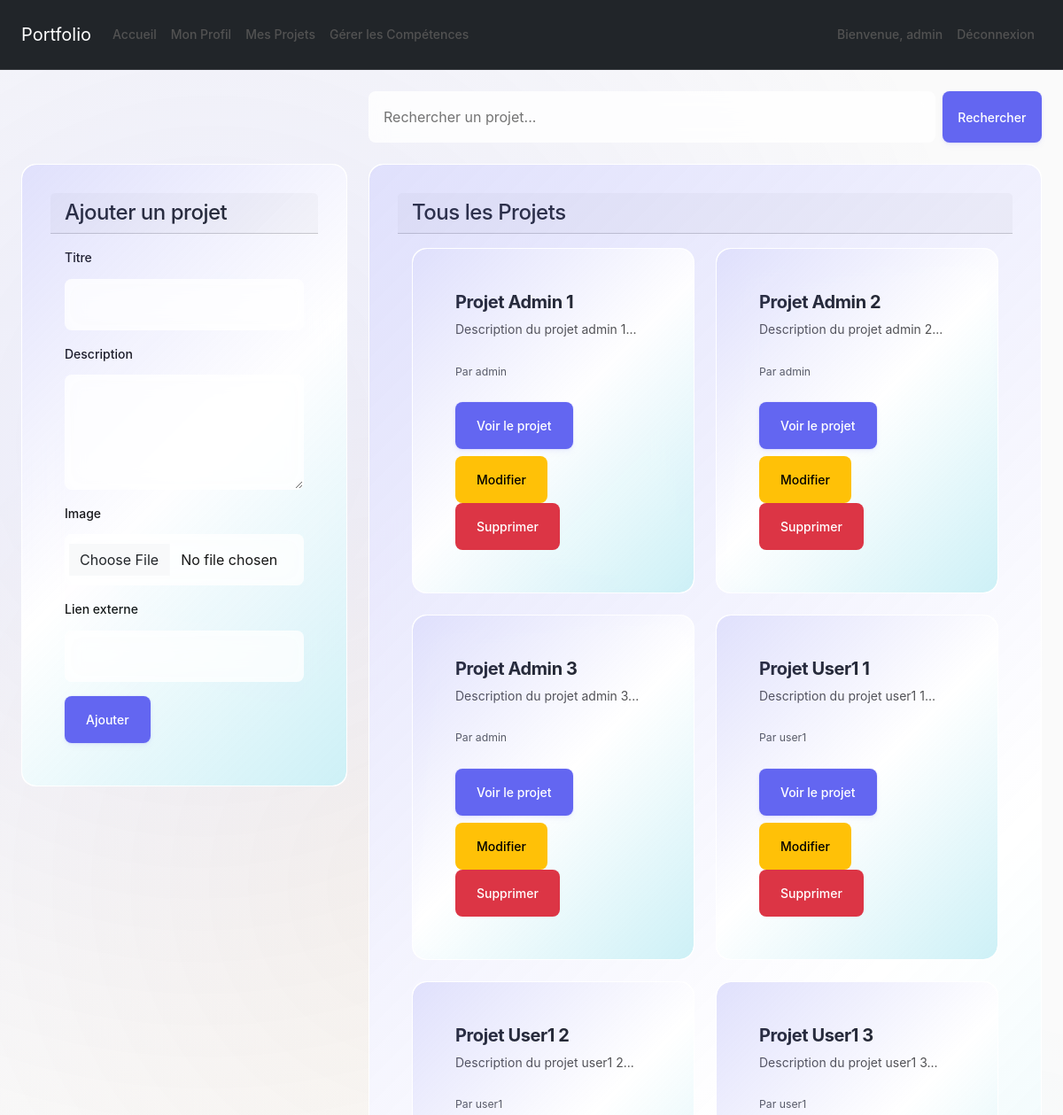
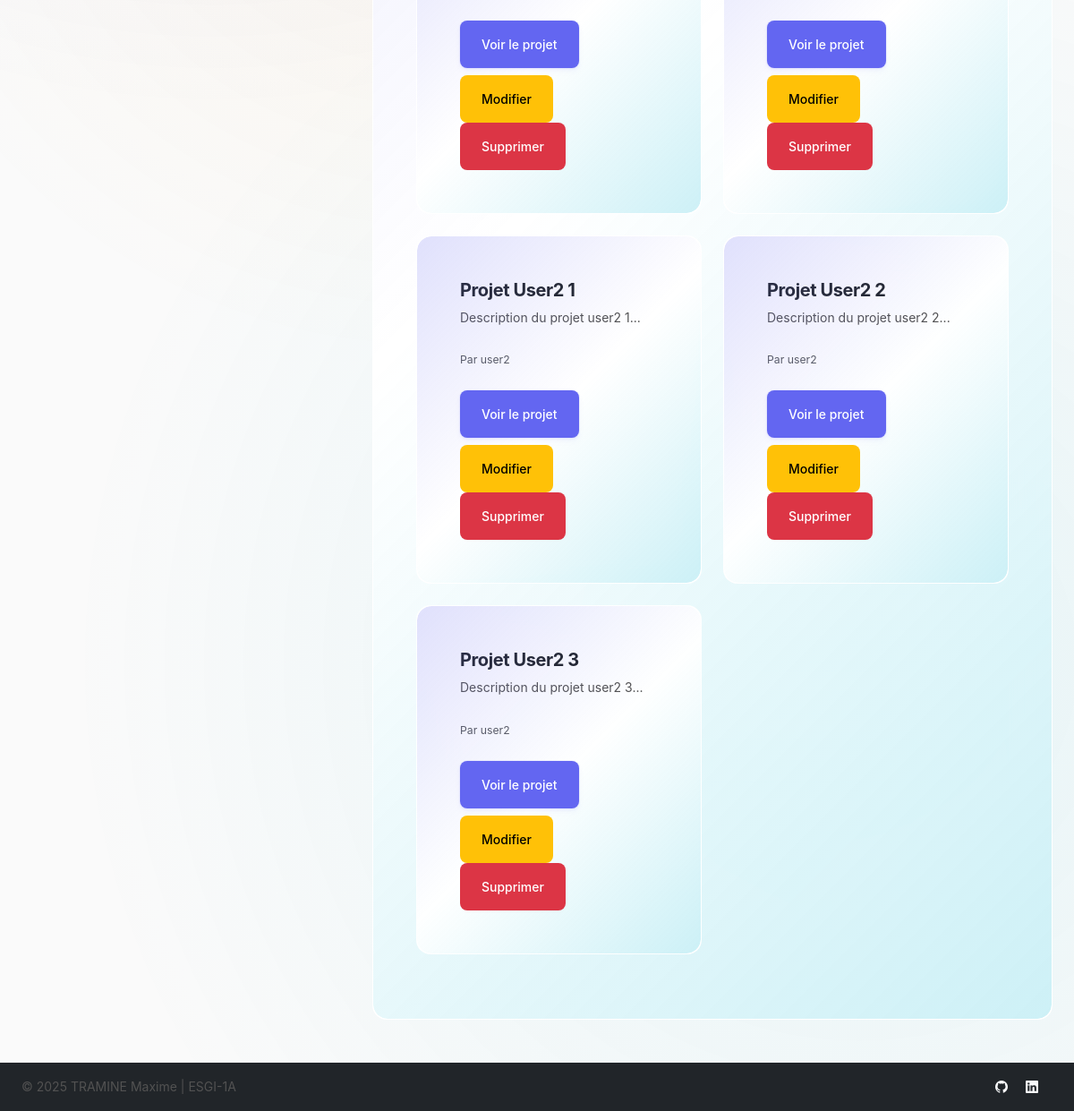
/projects.php (signed in), run on the app's committed database (2 pictures, top to bottom).
### tables this page shows
CREATE TABLE IF NOT EXISTS projects (
    id INT PRIMARY KEY AUTO_INCREMENT,
    user_id INT,
    title VARCHAR(100) NOT NULL,
    description TEXT,
    image_path VARCHAR(255),
    external_link VARCHAR(255),
    created_at TIMESTAMP DEFAULT CURRENT_TIMESTAMP,
    FOREIGN KEY (user_id) REFERENCES users(id) ON DELETE CASCADE
);

CREATE TABLE IF NOT EXISTS users (
    id INT PRIMARY KEY AUTO_INCREMENT,
    username VARCHAR(50) NOT NULL UNIQUE,
    email VARCHAR(100) NOT NULL UNIQUE,
    password VARCHAR(255) NOT NULL,
    role ENUM('admin', 'user') DEFAULT 'user',
    created_at TIMESTAMP DEFAULT CURRENT_TIMESTAMP
);

### projects.php (the view, shortened to what this page needs)
<?php
require_once 'includes/header.php';
$search = isset($_GET['search']) ? trim($_GET['search']) : '';
if ($isAdmin) {
    if ($search !== '') {
        $stmt = $pdo->prepare("
            SELECT p.*, u.username
            FROM projects p
            JOIN users u ON p.user_id = u.id
            WHERE p.title LIKE ? OR p.description LIKE ?
            ORDER BY p.created_at DESC
        ");
        $like = "%$search%";
        $stmt->execute([$like, $like]);
    } else {
        $stmt = $pdo->query("
            SELECT p.*, u.username
            FROM projects p
            JOIN users u ON p.user_id = u.id
            ORDER BY p.created_at DESC
        ");
    }
}
$projects = $stmt->fetchAll();
$edit_project = null;
?>
<div class="row mb-4">
    <div class="col-md-8 offset-md-4">
        <form method="get" action="" class="d-flex">
            <input type="text" name="search" class="form-control me-2" placeholder="Rechercher un projet..." value="<?php echo htmlspecialchars($search); ?>">
            <button type="submit" class="btn btn-primary">Rechercher</button>
        </form>
    </div>
</div>
<div class="row">
    <div class="col-md-4">
        <div class="card">
            <div class="card-header">
                <h2 class="h4 mb-0"><?php echo $edit_project ? 'Modifier le projet' : 'Ajouter un projet'; ?></h2>
            </div>
            <div class="card-body">
                <form method="POST" action="" enctype="multipart/form-data">
                    <div class="mb-3">
                        <label for="title" class="form-label">Titre</label>
                        <input type="text" class="form-control" id="title" name="title" value="<?php echo $edit_project ? htmlspecialchars($edit_project['title']) : ''; ?>" required>
                    </div>
                    <div class="mb-3">
                        <label for="description" class="form-label">Description</label>
                        <textarea class="form-control" id="description" name="description" rows="4" required><?php echo $edit_project ? htmlspecialchars($edit_project['description']) : ''; ?></textarea>
                    </div>
                    <div class="mb-3">
                        <label for="image" class="form-label">Image</label>
                        <input type="file" class="form-control" id="image" name="image" accept="image/*">
                    </div>
                    <div class="mb-3">
                        <label for="external_link" class="form-label">Lien externe</label>
                        <input type="url" class="form-control" id="external_link" name="external_link" value="<?php echo $edit_project ? htmlspecialchars($edit_project['external_link']) : ''; ?>">
                    </div>
                    <button type="submit" class="btn btn-primary"><?php echo $edit_project ? 'Modifier' : 'Ajouter'; ?></button>
                </form>
            </div>
        </div>
    </div>
    <div class="col-md-8">
        <div class="card">
            <div class="card-header">
                <h2 class="h4 mb-0"><?php echo $isAdmin ? 'Tous les Projets' : 'Mes Projets'; ?></h2>
            </div>
            <div class="card-body">
                <?php if (empty($projects)): ?>
                    <p class="text-muted">Aucun projet trouvé.</p>
                <?php else: ?>
                    <div class="row">
                        <?php foreach ($projects as $project): ?>
                            <div class="col-md-6 mb-4">
                                <div class="card h-100">
                                    <div class="card-body">
                                        <h5 class="card-title"><?php echo htmlspecialchars($project['title']); ?></h5>
                                        <p class="card-text"><?php echo htmlspecialchars(substr($project['description'], 0, 100)) . '...'; ?></p>
                                        <?php if ($isAdmin): ?>
                                            <p class="card-text"><small class="text-muted">Par <?php echo htmlspecialchars($project['username']); ?></small></p>
                                        <?php endif; ?>
                                        <?php if ($project['external_link']): ?>
                                            <a href="<?php echo htmlspecialchars($project['external_link']); ?>" class="btn btn-primary btn-sm" target="_blank">Voir le projet</a>
                                        <?php endif; ?>
                                        <div class="mt-2">
                                            <?php if ($isAdmin || $project['user_id'] == $_SESSION['user_id']): ?>
                                                <a href="?edit=<?php echo $project['id']; ?>" class="btn btn-warning btn-sm">Modifier</a>
                                                <a href="?delete=<?php echo $project['id']; ?>" class="btn btn-danger btn-sm" onclick="return confirm('Êtes-vous sûr de vouloir supprimer ce projet ?')">Supprimer</a>
                                            <?php endif; ?>
                                        </div>
                                    </div>
                                </div>
                            </div>
                        <?php endforeach; ?>
                    </div>
                <?php endif; ?>
            </div>
        </div>
    </div>
</div>
<?php require_once 'includes/footer.php'; ?>

### data on the page
projects: title "Projet Admin 1", description "Description du projet admin 1", user.username "admin"
projects: title "Projet Admin 2", description "Description du projet admin 2", user.username "admin"
projects: title "Projet Admin 3", description "Description du projet admin 3", user.username "admin"
projects: title "Projet User1 1", description "Description du projet user1 1", user.username "user1"
projects: title "Projet User1 2", description "Description du projet user1 2", user.username "user1"
projects: title "Projet User1 3", description "Description du projet user1 3", user.username "user1"
projects: title "Projet User2 1", description "Description du projet user2 1", user.username "user2"
projects: title "Projet User2 2", description "Description du projet user2 2", user.username "user2"
projects: title "Projet User2 3", description "Description du projet user2 3", user.username "user2"

### other printed values
$_SESSION['username'] "admin"
